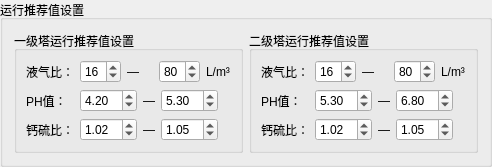
        <widget class="QGroupBox" name="groupBox_recommended">
         <property name="title">
          <string>运行推荐值设置</string>
         </property>
         <layout class="QHBoxLayout">
          <item>
           <widget class="QGroupBox" name="groupBox_primary_recommended">
            <property name="title">
             <string>一级塔运行推荐值设置</string>
            </property>
            <layout class="QFormLayout">
             <item row="0" column="0">
              <widget class="QLabel" name="label">
               <property name="text">
                <string>液气比：</string>
               </property>
              </widget>
             </item>
             <item row="0" column="1">
              <layout class="QHBoxLayout">
               <item>
                <widget class="QSpinBox" name="spinBox_liquid_gas_ratio_min">
                 <property name="value">
                  <number>16</number>
                 </property>
                </widget>
               </item>
               <item>
                <widget class="QLabel" name="label">
                 <property name="text">
                  <string>—</string>
                 </property>
                </widget>
               </item>
               <item>
                <widget class="QSpinBox" name="spinBox_liquid_gas_ratio_max">
                 <property name="value">
                  <number>80</number>
                 </property>
                </widget>
               </item>
               <item>
                <widget class="QLabel" name="label">
                 <property name="unit" stdset="0">
                  <bool>true</bool>
                 </property>
                 <property name="text">
                  <string>L/m³</string>
                 </property>
                </widget>
               </item>
              </layout>
             </item>
             <item row="1" column="0">
              <widget class="QLabel" name="label">
               <property name="text">
                <string>PH值：</string>
               </property>
              </widget>
             </item>
             <item row="1" column="1">
              <layout class="QHBoxLayout">
               <item>
                <widget class="QDoubleSpinBox" name="spinBox_ph_recommended_min">
                 <property name="value">
                  <double>4.200000000000000</double>
                 </property>
                </widget>
               </item>
               <item>
                <widget class="QLabel" name="label">
                 <property name="text">
                  <string>—</string>
                 </property>
                </widget>
               </item>
               <item>
                <widget class="QDoubleSpinBox" name="spinBox_ph_recommended_max">
                 <property name="value">
                  <double>5.300000000000000</double>
                 </property>
                </widget>
               </item>
               <item>
                <widget class="QLabel" name="label">
                 <property name="unit" stdset="0">
                  <bool>true</bool>
                 </property>
                 <property name="text">
                  <string></string>
                 </property>
                </widget>
               </item>
              </layout>
             </item>
             <item row="2" column="0">
              <widget class="QLabel" name="label">
               <property name="text">
                <string>钙硫比：</string>
               </property>
              </widget>
             </item>
             <item row="2" column="1">
              <layout class="QHBoxLayout">
               <item>
                <widget class="QDoubleSpinBox" name="spinBox_ca_s_ratio_min">
                 <property name="value">
                  <double>1.020000000000000</double>
                 </property>
                </widget>
               </item>
               <item>
                <widget class="QLabel" name="label">
                 <property name="text">
                  <string>—</string>
                 </property>
                </widget>
               </item>
               <item>
                <widget class="QDoubleSpinBox" name="spinBox_ca_s_ratio_max">
                 <property name="value">
                  <double>1.050000000000000</double>
                 </property>
                </widget>
               </item>
               <item>
                <widget class="QLabel" name="label">
                 <property name="unit" stdset="0">
                  <bool>true</bool>
                 </property>
                 <property name="text">
                  <string></string>
                 </property>
                </widget>
               </item>
              </layout>
             </item>
            </layout>
           </widget>
          </item>
          <item>
           <widget class="QGroupBox" name="groupBox_secondary_recommended">
            <property name="title">
             <string>二级塔运行推荐值设置</string>
            </property>
            <layout class="QFormLayout">
             <item row="0" column="0">
              <widget class="QLabel" name="label">
               <property name="text">
                <string>液气比：</string>
               </property>
              </widget>
             </item>
             <item row="0" column="1">
              <layout class="QHBoxLayout">
               <item>
                <widget class="QSpinBox" name="spinBox_liquid_gas_ratio_secondary_min">
                 <property name="value">
                  <number>16</number>
                 </property>
                </widget>
               </item>
               <item>
                <widget class="QLabel" name="label">
                 <property name="text">
                  <string>—</string>
                 </property>
                </widget>
               </item>
               <item>
                <widget class="QSpinBox" name="spinBox_liquid_gas_ratio_secondary_max">
                 <property name="value">
                  <number>80</number>
                 </property>
                </widget>
               </item>
               <item>
                <widget class="QLabel" name="label">
                 <property name="unit" stdset="0">
                  <bool>true</bool>
                 </property>
                 <property name="text">
                  <string>L/m³</string>
                 </property>
                </widget>
               </item>
              </layout>
             </item>
             <item row="1" column="0">
              <widget class="QLabel" name="label">
               <property name="text">
                <string>PH值：</string>
               </property>
              </widget>
             </item>
             <item row="1" column="1">
              <layout class="QHBoxLayout">
               <item>
                <widget class="QDoubleSpinBox" name="spinBox_ph_recommended_secondary_min">
                 <property name="value">
                  <double>5.300000000000000</double>
                 </property>
                </widget>
               </item>
               <item>
                <widget class="QLabel" name="label">
                 <property name="text">
                  <string>—</string>
                 </property>
                </widget>
               </item>
               <item>
                <widget class="QDoubleSpinBox" name="spinBox_ph_recommended_secondary_max">
                 <property name="value">
                  <double>6.800000000000000</double>
                 </property>
                </widget>
               </item>
               <item>
                <widget class="QLabel" name="label">
                 <property name="unit" stdset="0">
                  <bool>true</bool>
                 </property>
                 <property name="text">
                  <string></string>
                 </property>
                </widget>
               </item>
              </layout>
             </item>
             <item row="2" column="0">
              <widget class="QLabel" name="label">
               <property name="text">
                <string>钙硫比：</string>
               </property>
              </widget>
             </item>
             <item row="2" column="1">
              <layout class="QHBoxLayout">
               <item>
                <widget class="QDoubleSpinBox" name="spinBox_ca_s_ratio_secondary_min">
                 <property name="value">
                  <double>1.020000000000000</double>
                 </property>
                </widget>
               </item>
               <item>
                <widget class="QLabel" name="label">
                 <property name="text">
                  <string>—</string>
                 </property>
                </widget>
               </item>
               <item>
                <widget class="QDoubleSpinBox" name="spinBox_ca_s_ratio_secondary_max">
                 <property name="value">
                  <double>1.050000000000000</double>
                 </property>
                </widget>
               </item>
               <item>
                <widget class="QLabel" name="label">
                 <property name="unit" stdset="0">
                  <bool>true</bool>
                 </property>
                 <property name="text">
                  <string></string>
                 </property>
                </widget>
               </item>
              </layout>
             </item>
            </layout>
           </widget>
          </item>
         </layout>
        </widget>
